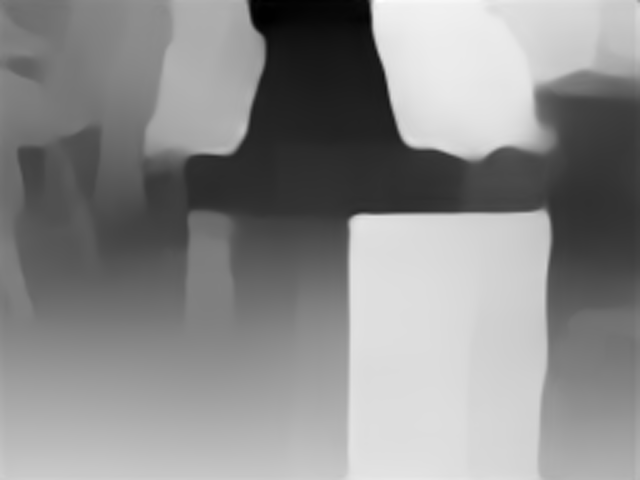
#> input picture mapMeioMetroEUmMetro.png, 640 x 480 px
$ python findpeaks.py
#> lines starting #> are read from the running program, lines starting #| are printed output that depends on the picture; after the words box and inside, x2 and y2 are one past the last pixel; in counts of white or black regions, pixels touching at a corner belong together; long printed decimals are rounded
import cv2
import numpy as np
import matplotlib.pyplot as plt

# Carrega a imagem
img = cv2.imread('../mapMeioMetroEUmMetro.png', cv2.IMREAD_GRAYSCALE)
#> img is the input picture: shape (480, 640); min 0, max 255, mean 139.3

# Inicializa listas para os pontos de início e fim dos platôs
pontos_inicio_plato = []
pontos_fim_plato = []
obstaculos = []

# Verifica se a imagem foi carregada com sucesso
if img is None:
    print("Imagem não carregada.")
else:
    # Calcula a segunda derivada da linha central da imagem
    derivada_segunda = np.gradient(np.gradient(img[299, :]))
#> derivada_segunda = 640 values, max 6.75 at index 549, min -9.5 at index 543, mean 0.00156

    # Define um limite para identificar inícios e fins de platôs
    limite_derivada_segunda = 3.5

    # Percorre a segunda derivada para identificar inícios e fins de platôs
    em_plato = False  # Indica se está em um platô
    for i in range(len(derivada_segunda)):
        if derivada_segunda[i] < -limite_derivada_segunda:
            if not em_plato:
                pontos_inicio_plato.append(i)
            em_plato = True
        elif derivada_segunda[i] > limite_derivada_segunda:
            if em_plato:
                pontos_fim_plato.append(i - 1)
            em_plato = False
#> this loop made 640 passes
#> em_plato on passes 346, 347, 348, 349, 351, 352, 353, 543, 544, 545, 548, 549: False, False, False, False, True, True, True, True, True, True, False, False
#> after the loop, pontos_fim_plato = [546]; pontos_inicio_plato = [350]

    # Cria uma lista de obstáculos
    obstaculos = [(pontos_inicio_plato[i], pontos_fim_plato[i], np.mean(img[299, pontos_inicio_plato[i]:pontos_fim_plato[i] + 1]))
                  for i in range(len(pontos_inicio_plato))]
#> obstaculos = [(350, 546, 214.8)]

    # Define limites mínimos para altura e diferença entre início e fim de obstáculos
    limite_altura_minima = 126
    limite_diferenca_x = 10

    # Filtra os obstáculos significativos
    obstaculos_significativos = [
        (inicio, fim, altura) for inicio, fim, altura in obstaculos
        if altura >= limite_altura_minima and (fim - inicio) >= limite_diferenca_x
    ]
#> obstaculos_significativos = [(350, 546, 214.8)]

    # Define as dimensões do mapa aéreo (ajuste conforme necessário)
    largura_mapa = 640
    altura_mapa = 480

    # Cria uma matriz para representar o mapa aéreo
    mapa_aereo = np.zeros((altura_mapa, largura_mapa))

    # Preenche o mapa aéreo com os obstáculos significativos
    for obstaculo in obstaculos_significativos:
        inicio_x, fim_x, altura_y = obstaculo
        altura_y = int(altura_y)
        inicio_x = max(0, inicio_x)
        fim_x = min(largura_mapa - 1, fim_x)
        if altura_y >= altura_mapa:
            altura_y = altura_mapa - 1
        for x in range(inicio_x, fim_x + 1):
            mapa_aereo[altura_y, x] = 1
#> this loop made 1 pass
#> (obstaculo, inicio_x, fim_x) on pass 1: ((350, 546, 214.8), 350, 546)
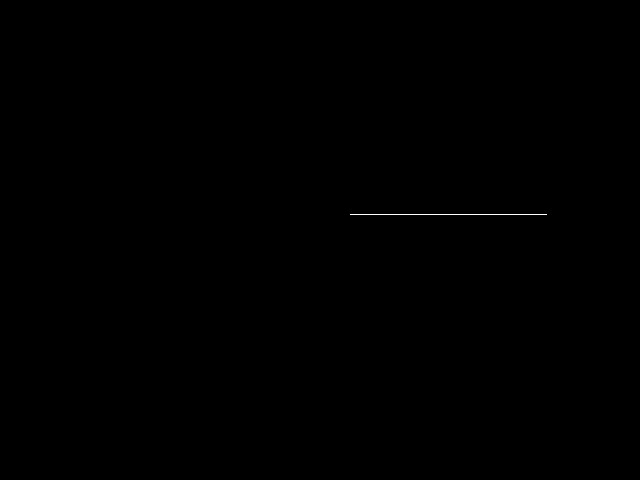
#> mapa_aereo: shape (480, 640) float64; values 0 (black) and 1 (white), 0.06% white in thin lines or dots, all inside (x1, y1, x2, y2) = (350, 214, 547, 215)

    # Plota os gráficos lado a lado
    fig, axs = plt.subplots(1, 2, figsize=(12, 4))

    # Plota a linha central, inícios e fins dos platôs
    axs[0].plot(img[299, :], label='Linha Central')
    axs[0].plot(pontos_inicio_plato, img[299, pontos_inicio_plato],
                'go', label='Início do Plato')
    axs[0].plot(pontos_fim_plato, img[299, pontos_fim_plato],
                'ro', label='Fim do Plato')
    axs[0].set_title('Linha Central e Pontos de Início/Fim dos Platôs')
    axs[0].legend()

    # Plota o mapa aéreo
    axs[1].imshow(mapa_aereo, cmap='gray')
    axs[1].set_title('Mapa Aéreo')
    axs[1].set_xlabel('Eixo X')
    axs[1].set_ylabel('Eixo Y')

    plt.show()
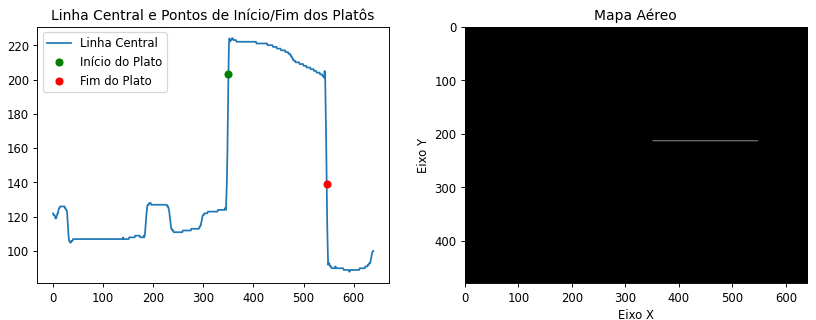
#> figure drawn by matplotlib, 2 panels; panel 1: curve peaks at x = 352, y = 224

    # Saída dos pontos de início e fim dos platôs
    print("Pontos de Início dos Platôs:", pontos_inicio_plato)
#| Pontos de Início dos Platôs: [350]
    print("Pontos de Fim dos Platôs:", pontos_fim_plato)
#| Pontos de Fim dos Platôs: [546]

    # Saída da lista de obstáculos
    print("Lista de Obstáculos:")
    for obstaculo in obstaculos:
        print(
            f"Início X: {obstaculo[0]}, Fim X: {obstaculo[1]}, Altura Y: {obstaculo[2]}")
#> this loop made 1 pass
#| Início X: 350, Fim X: 546, Altura Y: 214.751

    # Exibe a lista de obstáculos significativos
    print("Lista de Obstáculos Significativos:", obstaculos_significativos)
#| Lista de Obstáculos Significativos: [(350, 546, 214.751)]

    # Define o nome do arquivo de saída
    nome_arquivo_saida = 'mapa_aereo.png'

    # Salva o mapa aéreo como uma imagem
    # Multiplica por 255 para converter para valores de 0 a 255
    cv2.imwrite(nome_arquivo_saida, mapa_aereo * 255)

    # Exibe uma mensagem indicando que o mapa aéreo foi salvo com sucesso
    print(f"Mapa aéreo salvo como '{nome_arquivo_saida}'")
